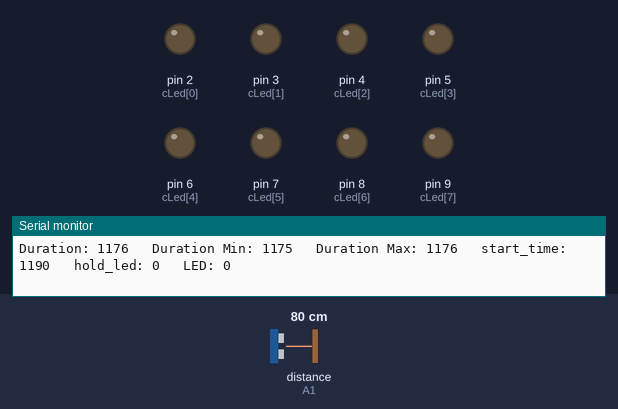
A sketch run on a simulated Arduino Uno, built with avr-gcc and run on an emulated ATmega328P. Parts: output pins drawn as LEDs (lit = HIGH), the last lines printed to the serial monitor. Wiring (inferred from the names in the program): ultrasonic range finder: trigger A0; echo A1. Inputs (shaded band) come from the test bench; at power-on: distance to the obstacle (sensor on A1) 80 cm. The echo pulse lasts 58.3 µs per cm; pins used as bus, display or sensor lines are not drawn.

Above: at 1.2 s.
1.3 s: distance to the obstacle (sensor on A1) set to 22 cm
2.8 s: distance to the obstacle (sensor on A1) set to 19 cm
At 4.1 s:
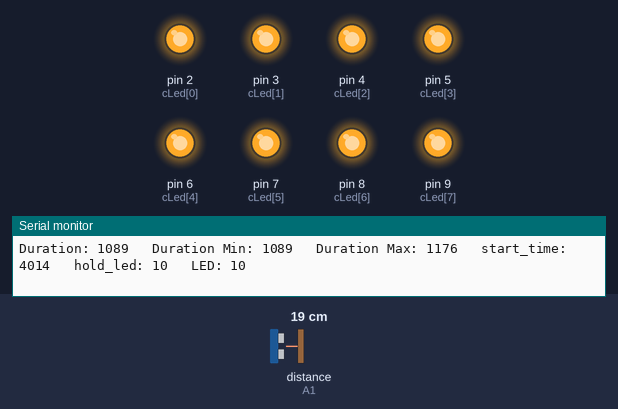
4.5 s: distance to the obstacle (sensor on A1) set to 35 cm
At 6.1 s:
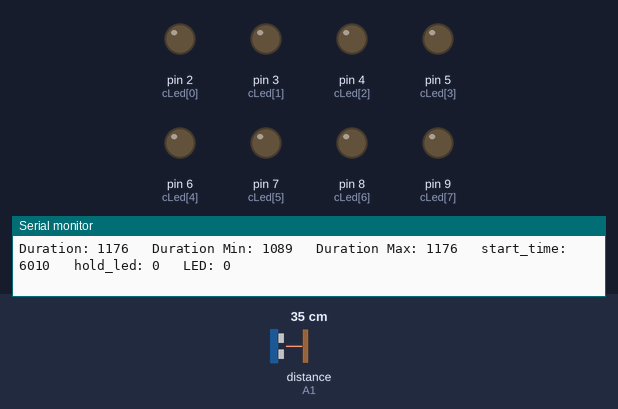
6.4 s: distance to the obstacle (sensor on A1) set to 9 cm
At 6.58 s:
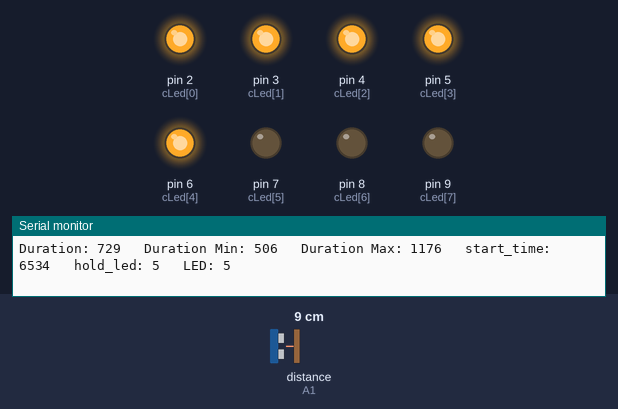
8.1 s: distance to the obstacle (sensor on A1) set to 18 cm
At 9.8 s:
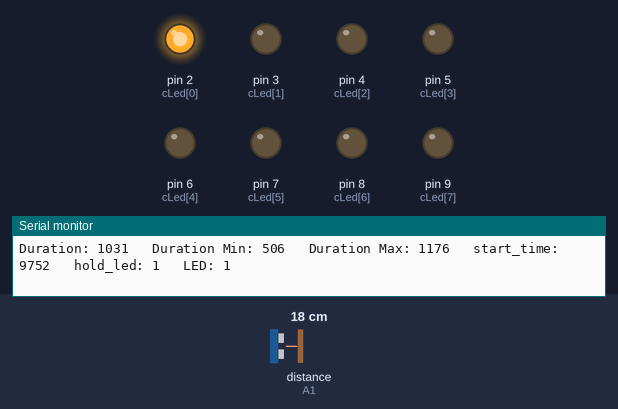
10.2 s: distance to the obstacle (sensor on A1) set to 2 cm
At 10.43 s:
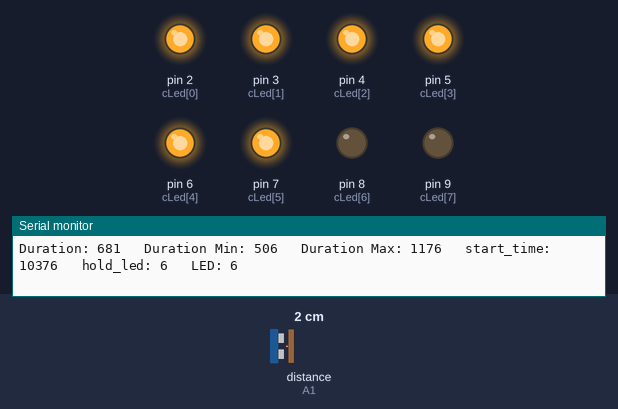
Timing chart, 0 to 12.9 s (numbered marks = the images above; inputs shaded):
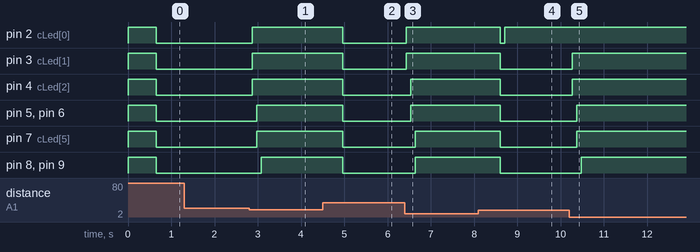

The sketch:

Wall_of_Death.ino
```cpp
// PINs
const int cNumberOfLeds = 8;
const int cLed[] = {2,3,4,5,6,7,8,9};
const int cTrigger = A0;
const int cEcho = A1;

// Grenzwerte
const unsigned int cHoldDuration = 500; // LEDs bleiben 500ms an
const unsigned int cDurationMax = 1176; // ca. 200mm
unsigned int duration_min = cDurationMax - 1;
unsigned long start_time = 0;
byte hold_led = 0;

// Messwerte
const unsigned int cBufferSize = 3; // Für die Glättung der Eingangsmesswerte
unsigned int buffer_[cBufferSize];
byte buffer_ptr_ = 0;

unsigned int duration = 0; // Dauer des Impulses vom Ultraschallsensor

void setup()
{
  // initialize serial output
  Serial.begin(115200);
  Serial.println("");

  pinMode(cTrigger,OUTPUT);
  pinMode(cEcho,INPUT);
  digitalWrite(cTrigger, HIGH);

  for(int i = 0; i < cNumberOfLeds; i++)
  {
    pinMode(cLed[i],OUTPUT);
  }

}

void loop()
{
// Ultaschallsensor einlesen
  digitalWrite(cTrigger, LOW);
  duration = pulseIn(cEcho, HIGH);
  digitalWrite(cTrigger, HIGH);
  if ((duration < duration_min) && (duration > 250))
  {
    duration_min = duration;
  }
// Messwert begrenzen
  duration = constrain(duration, duration_min, cDurationMax);
// Messwert glätten
  buffer_[buffer_ptr_] = duration;
  buffer_ptr_++;
  buffer_ptr_ %= cBufferSize;
  duration = 0;
  for (byte i = 0; i < cBufferSize; i++)
  {
    duration += buffer_[i];
  }
  duration /= cBufferSize;

// Wieviele LEDs müssen leuchten
  unsigned int value = map(duration, cDurationMax, duration_min + 20, 0, cNumberOfLeds);

// Hold berechnen
  if (value >= hold_led)
  {
    hold_led = value;
    start_time = millis();
  }
  if ((start_time + cHoldDuration) < millis())
  {
    hold_led = 0;
  }

// Infos auf die serielle Schnittstelle schreiben
  Serial.print("Duration: ");
  Serial.print(duration);
  Serial.print(" \tDuration Min: ");
  Serial.print(duration_min);
  Serial.print(" \tDuration Max: ");
  Serial.print(cDurationMax);
  Serial.print(" \tstart_time: ");
  Serial.print(start_time);
  Serial.print(" \thold_led: ");
  Serial.print(hold_led);
  Serial.print("\t LED: ");
  Serial.println(value);

// LEDs ansteuern
  for (int i = 0; i < cNumberOfLeds; i++)
  {
    digitalWrite(cLed[i], hold_led > i);
  }

// Pause bis zur nächsten Messung
  delay(100);
}
```

Measured:
- the behaviour switches between 21 and 20 cm on distance to the obstacle (sensor on A1) (found by bisection; images 0 and 1)
- after the input at 2.8 s, pin 2 (cLed[0]), pin 3 (cLed[1]), pin 4 (cLed[2]): LOW → HIGH after 0.07 s; pin 5 (cLed[3]), pin 6 (cLed[4]), pin 7 (cLed[5]): LOW → HIGH after 0.17 s; pin 8 (cLed[6]), pin 9 (cLed[7]): LOW → HIGH after 0.28 s
- after the input at 4.5 s, pin 2 (cLed[0]), pin 3 (cLed[1]), pin 4 (cLed[2]), pin 5 (cLed[3]), pin 6 (cLed[4]), pin 7 (cLed[5]), pin 8 (cLed[6]), pin 9 (cLed[7]): HIGH → LOW after 0.46 s
- after the input at 6.4 s, pin 2 (cLed[0]), pin 3 (cLed[1]): LOW → HIGH at once; pin 4 (cLed[2]), pin 5 (cLed[3]), pin 6 (cLed[4]): LOW → HIGH after 0.14 s; pin 7 (cLed[5]), pin 8 (cLed[6]), pin 9 (cLed[7]): LOW → HIGH after 0.24 s
- after the input at 8.1 s, pin 2 (cLed[0]): HIGH → LOW after 0.51 s, → HIGH 0.10 s later; pin 3 (cLed[1]), pin 4 (cLed[2]), pin 5 (cLed[3]), pin 6 (cLed[4]), pin 7 (cLed[5]), pin 8 (cLed[6]), pin 9 (cLed[7]): HIGH → LOW after 0.51 s
- after the input at 10.2 s, pin 3 (cLed[1]), pin 4 (cLed[2]): LOW → HIGH after 0.08 s; pin 5 (cLed[3]), pin 6 (cLed[4]), pin 7 (cLed[5]): LOW → HIGH after 0.18 s; pin 8 (cLed[6]), pin 9 (cLed[7]): LOW → HIGH after 0.28 s
